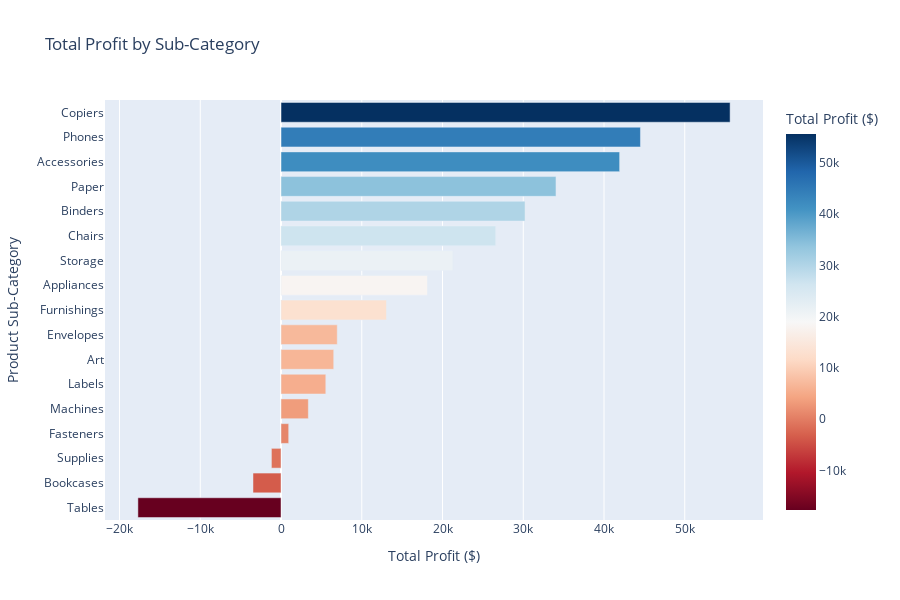

This figure's notebook cell:
### Code cell
fig_subcategory_profit = px.bar(
    subcategory_profit,
    x="Total_Profit",
    y="Sub-Category",
    orientation='h',
    title="Total Profit by Sub-Category",
    labels={
        "Total_Profit": "Total Profit ($)",
        "Sub-Category": "Product Sub-Category"
    },
    color="Total_Profit",
    color_continuous_scale=px.colors.sequential.RdBu,
    height=600
)

fig_subcategory_profit.update_layout(yaxis={'categoryorder':'total ascending'})
fig_subcategory_profit.show()

### Figure 1 — Plotly figure (JSON) as saved in the notebook; plotly's stock layout.template omitted (floating-point values rounded to 4 significant figures)
{"data": [{"alignmentgroup": "True", "hovertemplate": "Total Profit ($)=%{marker.color}<br>Product Sub-Category=%{y}<extra></extra>", "legendgroup": "", "marker": {"color": [55620.0, 44520.0, 41940.0, 34050.0, 30220.0, 26590.0, 21280.0, 18140.0, 13060.0, 6964.0, 6528.0, 5546.0, 3385.0, 949.5, -1189.0, -3473.0, -17730.0], "coloraxis": "coloraxis", "pattern": {"shape": ""}}, "name": "", "offsetgroup": "", "orientation": "h", "showlegend": false, "textposition": "auto", "type": "bar", "x": [55620.0, 44520.0, 41940.0, 34050.0, 30220.0, 26590.0, 21280.0, 18140.0, 13060.0, 6964.0, 6528.0, 5546.0, 3385.0, 949.5, -1189.0, -3473.0, -17730.0], "xaxis": "x", "y": ["Copiers", "Phones", "Accessories", "Paper", "Binders", "Chairs", "Storage", "Appliances", "Furnishings", "Envelopes", "Art", "Labels", "Machines", "Fasteners", "Supplies", "Bookcases", "Tables"], "yaxis": "y"}], "layout": {"barmode": "relative", "coloraxis": {"colorbar": {"title": {"text": "Total Profit ($)"}}, "colorscale": [[0, "rgb(103,0,31)"], [0.1, "rgb(178,24,43)"], [0.2, "rgb(214,96,77)"], [0.3, "rgb(244,165,130)"], [0.4, "rgb(253,219,199)"], [0.5, "rgb(247,247,247)"], [0.6, "rgb(209,229,240)"], [0.7, "rgb(146,197,222)"], [0.8, "rgb(67,147,195)"], [0.9, "rgb(33,102,172)"], [1, "rgb(5,48,97)"]]}, "height": 600, "legend": {"tracegroupgap": 0}, "title": {"text": "Total Profit by Sub-Category"}, "xaxis": {"anchor": "y", "domain": [0, 1], "title": {"text": "Total Profit ($)"}}, "yaxis": {"anchor": "x", "categoryorder": "total ascending", "domain": [0, 1], "title": {"text": "Product Sub-Category"}}}}
